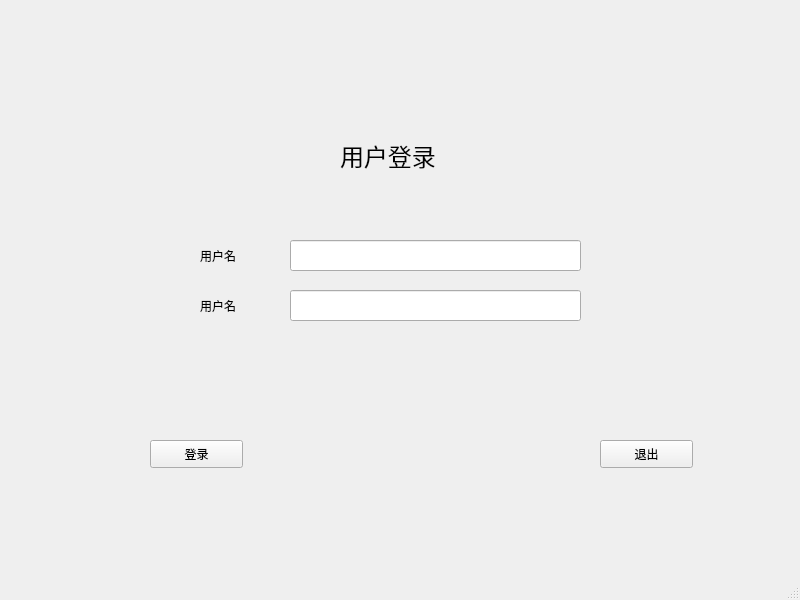
<?xml version="1.0" encoding="UTF-8"?>
<ui version="4.0">
 <class>MainWindow</class>
 <widget class="QMainWindow" name="MainWindow">
  <property name="geometry">
   <rect>
    <x>0</x>
    <y>0</y>
    <width>800</width>
    <height>600</height>
   </rect>
  </property>
  <property name="windowTitle">
   <string>MainWindow</string>
  </property>
  <widget class="QWidget" name="centralwidget">
   <widget class="QPushButton" name="pushButton">
    <property name="geometry">
     <rect>
      <x>600</x>
      <y>440</y>
      <width>93</width>
      <height>28</height>
     </rect>
    </property>
    <property name="text">
     <string>退出</string>
    </property>
   </widget>
   <widget class="QPushButton" name="pushButton_2">
    <property name="geometry">
     <rect>
      <x>150</x>
      <y>440</y>
      <width>93</width>
      <height>28</height>
     </rect>
    </property>
    <property name="text">
     <string>登录</string>
    </property>
   </widget>
   <widget class="QLineEdit" name="lineEdit">
    <property name="geometry">
     <rect>
      <x>290</x>
      <y>240</y>
      <width>291</width>
      <height>31</height>
     </rect>
    </property>
   </widget>
   <widget class="QLabel" name="label">
    <property name="geometry">
     <rect>
      <x>200</x>
      <y>240</y>
      <width>91</width>
      <height>31</height>
     </rect>
    </property>
    <property name="text">
     <string>用户名</string>
    </property>
   </widget>
   <widget class="QLineEdit" name="lineEdit_2">
    <property name="geometry">
     <rect>
      <x>290</x>
      <y>290</y>
      <width>291</width>
      <height>31</height>
     </rect>
    </property>
    <property name="text">
     <string/>
    </property>
   </widget>
   <widget class="QLabel" name="label_2">
    <property name="geometry">
     <rect>
      <x>200</x>
      <y>290</y>
      <width>91</width>
      <height>31</height>
     </rect>
    </property>
    <property name="text">
     <string>用户名</string>
    </property>
   </widget>
   <widget class="QLabel" name="label_3">
    <property name="geometry">
     <rect>
      <x>340</x>
      <y>120</y>
      <width>131</width>
      <height>71</height>
     </rect>
    </property>
    <property name="lineWidth">
     <number>4</number>
    </property>
    <property name="text">
     <string>&lt;html&gt;&lt;head/&gt;&lt;body&gt;&lt;p&gt;&lt;span style=&quot; font-size:18pt;&quot;&gt;用户登录&lt;/span&gt;&lt;/p&gt;&lt;/body&gt;&lt;/html&gt;</string>
    </property>
   </widget>
  </widget>
  <widget class="QMenuBar" name="menubar">
   <property name="geometry">
    <rect>
     <x>0</x>
     <y>0</y>
     <width>800</width>
     <height>26</height>
    </rect>
   </property>
  </widget>
  <widget class="QStatusBar" name="statusbar"/>
 </widget>
 <resources/>
 <connections>
  <connection>
   <sender>pushButton</sender>
   <signal>clicked()</signal>
   <receiver>MainWindow</receiver>
   <slot>close()</slot>
   <hints>
    <hint type="sourcelabel">
     <x>658</x>
     <y>484</y>
    </hint>
    <hint type="destinationlabel">
     <x>743</x>
     <y>486</y>
    </hint>
   </hints>
  </connection>
 </connections>
</ui>
